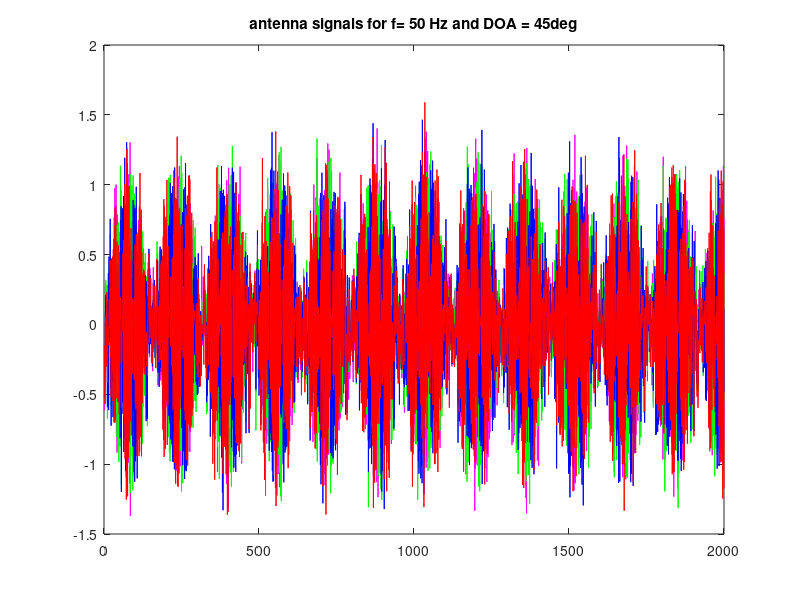
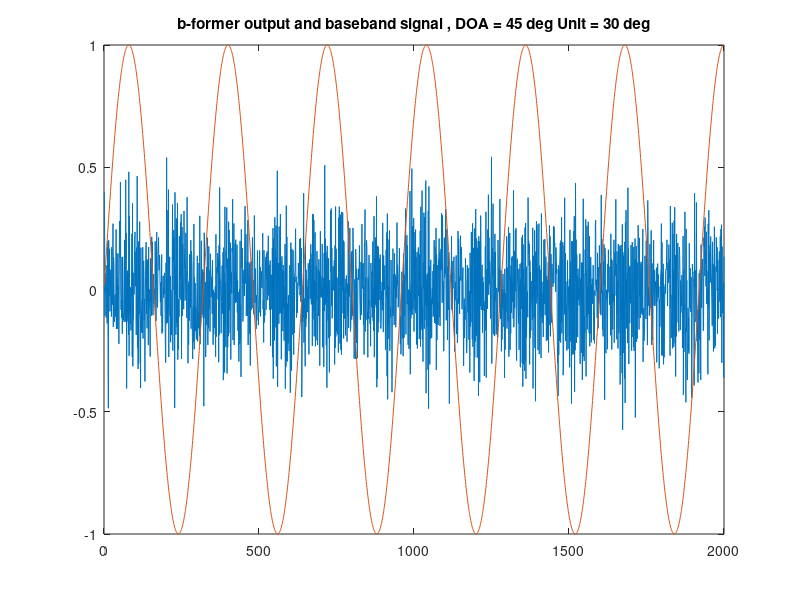

Reproduce these figures in MATLAB, in order.
%Assignment 3.1c)
%Authors: Nils Meyer-Kahlen , Stefan Riedel 1330219
clc
clear all
close all

k = 1:4;
r(k) = 0.85.^(k-1);                          %autocorrelation function

Rvv = toeplitz(r);

P = chol(Rvv, 'lower');                     %Cholesky-factorization

n = 1:2000;                                  % time index
E = randn(4,n(end))*0.2;                     %property of whiteness

V = P*E;

%repeating part a)

%generate modulated carrier wave s*c
f_s = 16000;                                % sampling frequency
f = 50:100:4950;                            % baseband sinusoid frequencies
n = 1:2000;                                 % time index

for jj=1:50
S(jj,:) = sin(2*pi*f(jj)*n/f_s);                      % baseband signals
end

f_c = 7800;                                 % carrier frequency
c = exp(i*n/f_s*2*pi*f_c);  

for jj=1:50
R(jj,:) = S(jj,:).*c;                                   % modulated carrier
end


%generate phase shift vector h
theta_d = 45;                                 % DOA 
theta_r = theta_d/360*2*pi;
j = 1:4;                                    % beamformer with 4 antennas
h(j) = (exp(i*2*pi/5*cos(theta_r))).^(j-1);   % phase shift vector        
h=h.'; 


% compute antenna signals
Y = ones(4,length(n));

for jj=1:50
A = h*R(jj,:) + V;
Y = [Y , A];
end

freq = 50;
jj = freq/50;
figure()
plot(n,Y(1,(length(n)*jj+1):(length(n)*jj+length(n))),'m')
hold on
plot(n,Y(2,(length(n)*jj+1):(length(n)*jj+length(n))),'g')
hold on 
plot(n,Y(3,(length(n)*jj+1):(length(n)*jj+length(n))),'b')
hold on
plot(n,Y(4,(length(n)*jj+1):(length(n)*jj+length(n))),'r')
title(['antenna signals for f= ' num2str(freq) ' Hz and DOA = ' num2str(theta_d) 'deg'])

%% 






% beamformer

theta0_d =30;                              % angle of unit response 
theta0_r = theta0_d/360*2*pi;
h0(j) = (exp(i*2*pi/5*cos(theta0_r))).^(j-1); % phase shift vector 
h0=h0.';             

Ryy = ones(length(j));
for jj=1:50    
B = corr( Y(:, (jj*length(n)+1):(length(n)*jj+length(n)))'); 
Ryy = [Ryy , B];
end

for jj=1:50
C0(jj,:) = h0'*Ryy(:, (length(j)*jj+1): (length(j)*jj+length(j)))^(-1)/(h0'*Ryy(:, (length(j)*jj+1): (length(j)*jj+length(j)))^(-1)*h0);
end

for jj=1:50
Shat(jj,:)= C0(jj,:)*Y(:, (jj*length(n)+1):(length(n)*jj+length(n)));
end 

freq = 50;
jj = freq/50;
figure
plot(real(Shat(jj,:)))
hold on
plot(real(S(jj,:)))
title([' b-former output and baseband signal , DOA = ' num2str(theta_d) ' deg Unit = ' num2str(theta0_d) ' deg '])






